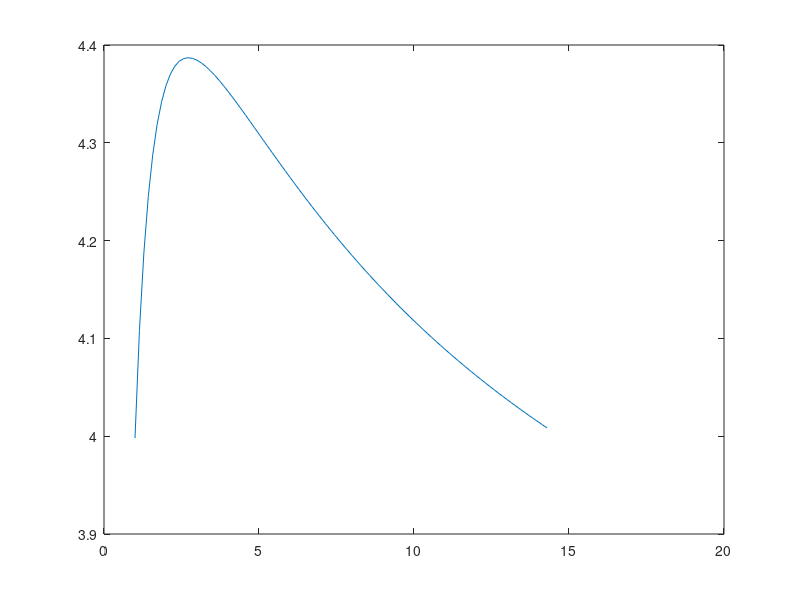

MATLAB code for this plot:
clear;clc;
u=398600; R1=7000;
Vc1=sqrt(u/R1);
for i=1:94
    R2=7000+1000*(i-1);
    Ra=4*R2;
    a1=(R1+Ra)/2;
    a2=(R2+Ra)/2;
    Vc2=sqrt(u/R2);
    Vap=sqrt(2*u/R1-u/a1);
    Vba=sqrt(2*u/Ra-u/a2);
    Vaa=sqrt(2*u/Ra-u/a1);
    Vbp=sqrt(2*u/R2-u/a2);
    DVb(i)=(Vap-Vc1)+(Vba-Vaa)+(Vbp-Vc2);
    R(i)=R2/R1;
end
plot(R,DVb)